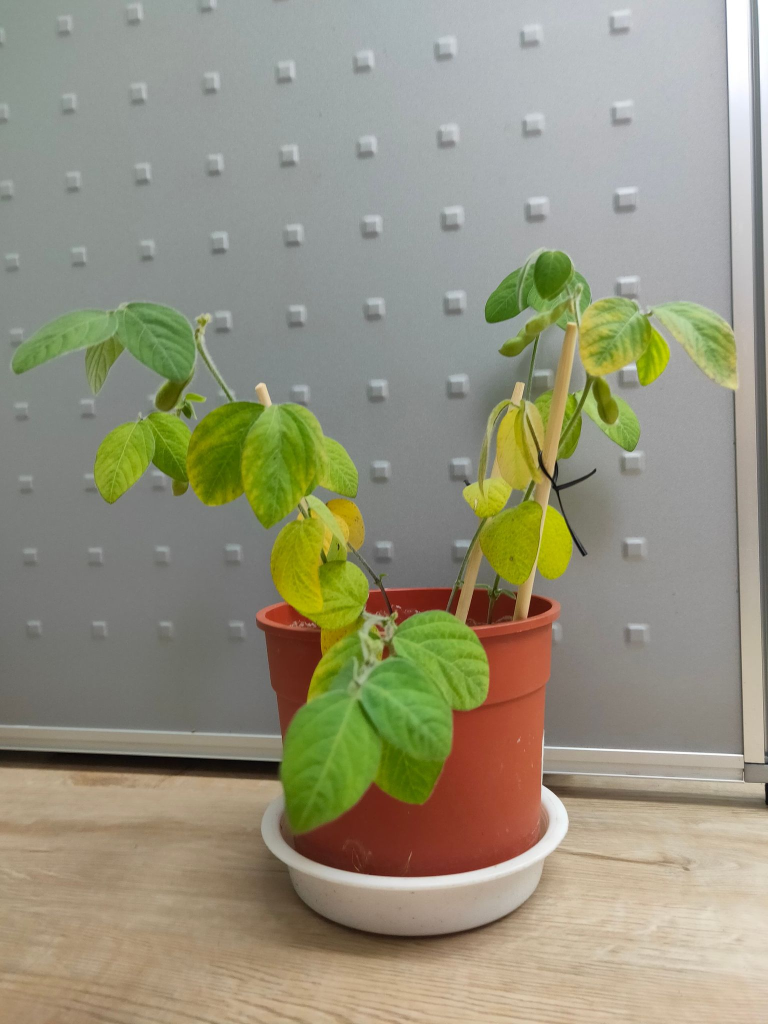
#> input picture plant_CV/2.jpg, 1536 x 2048 px, found by its file name (shown at 1/2 size)
$ python track_LAB.py
#> lines starting #> are read from the running program, lines starting #| are printed output that depends on the picture; after the words box and inside, x2 and y2 are one past the last pixel; in counts of white or black regions, pixels touching at a corner belong together
import cv2
import numpy as np
def empty(v):
    pass
img=cv2.imread("2.jpg")
#> img is the input picture: shape (2048, 1536, 3); mean B, G, R 124.9, 146.5, 149.6
img=cv2.resize(img,(0,0),fx=0.1,fy=0.1)
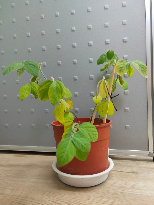
#> img: shape (205, 154, 3); mean B, G, R 125.1, 146.7, 149.8
lab=cv2.cvtColor(img,cv2.COLOR_BGR2LAB)
#> lab: shape (205, 154, 3); mean of channels 0, 1, 2 154.6, 126.4, 139.6


cv2.namedWindow("TrackBar")
cv2.resizeWindow("TrackBar",640,320)

cv2.createTrackbar("L Min",'TrackBar',0,100,empty)
cv2.createTrackbar("L Max",'TrackBar',100,100,empty)
cv2.createTrackbar("A Min",'TrackBar',0,255,empty)
cv2.createTrackbar("A Max",'TrackBar',255,255,empty)
cv2.createTrackbar("B Min",'TrackBar',0,255,empty)
cv2.createTrackbar("B Max",'TrackBar',255,255,empty)
while True:
    l_min=cv2.getTrackbarPos('L Min','TrackBar')
    l_max=cv2.getTrackbarPos('L Max','TrackBar')
    a_min=cv2.getTrackbarPos('A Min','TrackBar')
    a_max=cv2.getTrackbarPos('A Max','TrackBar')
    b_min=cv2.getTrackbarPos('B Min','TrackBar')
    b_max=cv2.getTrackbarPos('B Max','TrackBar')
    print(l_min,l_max,a_min,a_max,b_min,b_max)

    lower=np.array([l_min,a_min,b_min])
    upper=np.array([l_max,a_max,b_max])
    mask=cv2.inRange(lab,lower,upper)
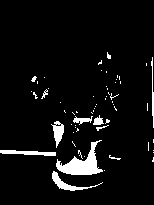
#> mask: shape (205, 154); 5.8% white; 61 white regions (50 under 20 px), largest, box (x1, y1, x2, y2) and area: (56, 140, 103, 175) 674, (52, 171, 103, 191) 233, (0, 150, 56, 156) 208
    result=cv2.bitwise_and(img,img,mask=mask)
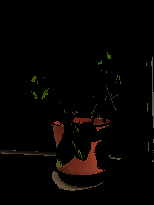
#> result: shape (205, 154, 3); mean B, G, R 2, 3.2, 5.5
    cv2.waitKey(1)
    cv2.imshow("img",img)
    cv2.imshow("lab",lab)
    cv2.imshow("mask",mask)
    cv2.imshow("result",result)


cv2.waitKey(0)
